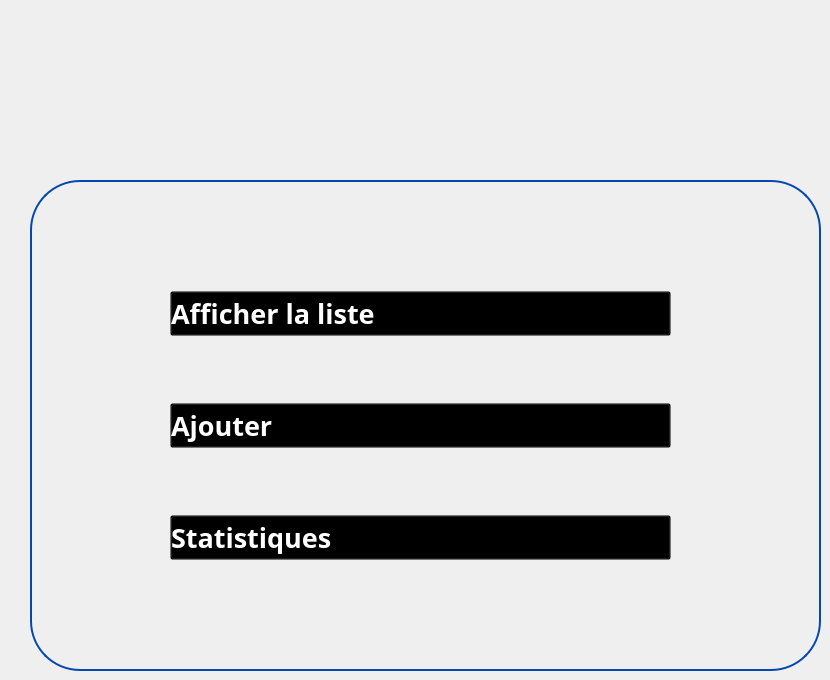
   <widget class="QWidget" name="salle">
    <widget class="QLabel" name="label_34">
     <property name="geometry">
      <rect>
       <x>340</x>
       <y>10</y>
       <width>181</width>
       <height>161</height>
      </rect>
     </property>
     <property name="styleSheet">
      <string notr="true">background:transparent;</string>
     </property>
     <property name="text">
      <string/>
     </property>
     <property name="pixmap">
      <pixmap>:/Desktop/imageprojetcpp/coworking.png</pixmap>
     </property>
     <property name="scaledContents">
      <bool>true</bool>
     </property>
    </widget>
    <widget class="QGroupBox" name="groupBox_52">
     <property name="geometry">
      <rect>
       <x>30</x>
       <y>180</y>
       <width>791</width>
       <height>491</height>
      </rect>
     </property>
     <property name="styleSheet">
      <string notr="true">QGroupBox {
	border-radius:50px;
    border: 2px solid #0447AF; /* Red border */
}
</string>
     </property>
     <property name="title">
      <string/>
     </property>
     <widget class="QLabel" name="label_162">
      <property name="geometry">
       <rect>
        <x>190</x>
        <y>30</y>
        <width>51</width>
        <height>51</height>
       </rect>
      </property>
      <property name="text">
       <string/>
      </property>
      <property name="pixmap">
       <pixmap>../../Downloads/wetransfer_gestion-de-formations_2024-02-16_1550/icons/client.png</pixmap>
      </property>
      <property name="scaledContents">
       <bool>true</bool>
      </property>
     </widget>
     <widget class="QWidget" name="horizontalLayoutWidget_27">
      <property name="geometry">
       <rect>
        <x>140</x>
        <y>50</y>
        <width>501</width>
        <height>391</height>
       </rect>
      </property>
      <layout class="QVBoxLayout" name="verticalLayout_8">
       <item>
        <widget class="QPushButton" name="pushButton_159">
         <property name="font">
          <font>
           <family>Gill Sans MT</family>
           <pointsize>20</pointsize>
           <weight>75</weight>
           <bold>true</bold>
          </font>
         </property>
         <property name="styleSheet">
          <string notr="true">QPushButton:hover {
    color: blue;
    background: transparent;
}

QPushButton {
    text-align: left;
    background: transparent;
    color: rgb(255,255,255);
}
</string>
         </property>
         <property name="text">
          <string>Afficher la liste</string>
         </property>
         <property name="icon">
          <iconset>
           <normaloff>../../Downloads/wetransfer_icons_2024-02-06_1419/icons/liste-de-controle.png</normaloff>../../Downloads/wetransfer_icons_2024-02-06_1419/icons/liste-de-controle.png</iconset>
         </property>
         <property name="iconSize">
          <size>
           <width>50</width>
           <height>46</height>
          </size>
         </property>
        </widget>
       </item>
       <item>
        <widget class="QPushButton" name="pushButton_160">
         <property name="font">
          <font>
           <family>Gill Sans MT</family>
           <pointsize>20</pointsize>
           <weight>75</weight>
           <bold>true</bold>
          </font>
         </property>
         <property name="styleSheet">
          <string notr="true">QPushButton:hover {
    color: blue;
    background: transparent;
}

QPushButton {
    text-align: left;
    background: transparent;
    color: rgb(255,255,255);
}
</string>
         </property>
         <property name="text">
          <string>Ajouter </string>
         </property>
         <property name="icon">
          <iconset>
           <normaloff>../../Downloads/wetransfer_icons_2024-02-06_1419/icons/image (3).png</normaloff>../../Downloads/wetransfer_icons_2024-02-06_1419/icons/image (3).png</iconset>
         </property>
         <property name="iconSize">
          <size>
           <width>50</width>
           <height>46</height>
          </size>
         </property>
        </widget>
       </item>
       <item>
        <widget class="QPushButton" name="pushButton_161">
         <property name="font">
          <font>
           <family>Gill Sans MT</family>
           <pointsize>20</pointsize>
           <weight>75</weight>
           <bold>true</bold>
          </font>
         </property>
         <property name="styleSheet">
          <string notr="true">QPushButton:hover {
    color: blue;
    background: transparent;
}

QPushButton {
    text-align: left;
    background: transparent;
    color: rgb(255,255,255);
}

</string>
         </property>
         <property name="text">
          <string>Statistiques</string>
         </property>
         <property name="icon">
          <iconset>
           <normaloff>../../Downloads/wetransfer_icons_2024-02-06_1419/icons/image (2).png</normaloff>../../Downloads/wetransfer_icons_2024-02-06_1419/icons/image (2).png</iconset>
         </property>
         <property name="iconSize">
          <size>
           <width>50</width>
           <height>46</height>
          </size>
         </property>
        </widget>
       </item>
      </layout>
     </widget>
    </widget>
   </widget>
